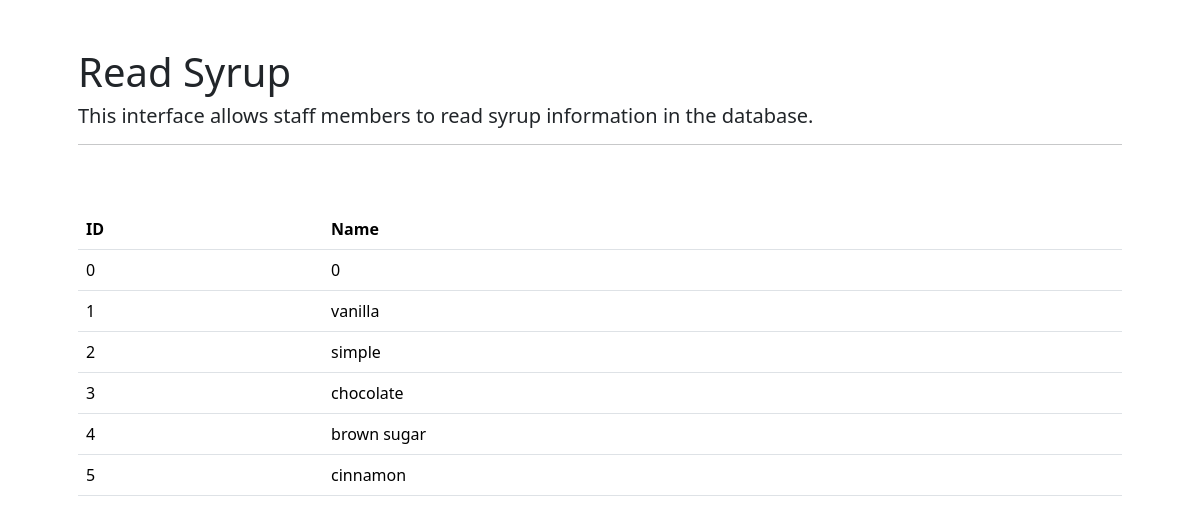
The app's page /final_project/read/read_syrup.php with its own data.
### tables this page shows
CREATE TABLE syrup (
  syrup_id INT NOT NULL,
  syrup_name VARCHAR(20) NOT NULL,
  PRIMARY KEY (syrup_id)
);

### final_project/read/read_syrup.php (the view, shortened to what this page needs)
<?php
require_once '../connect.php';
$q1 = "SELECT * FROM syrup";
$stmt = $conn->prepare($q1);
$stmt->execute($i);
?>
<!DOCTYPE HTML>
<html>
    <head>
         <link href="https://cdn.jsdelivr.net/npm/bootstrap@5.3.8/dist/css/bootstrap.min.css" rel="stylesheet">
    </head>
    <body>
    <div class="container p-5">
        <h1>Read Syrup</h1>
        <h5>This interface allows staff members to read syrup information in the database.</h5>
        <hr/>
        <br><br>
        <table class="table">
                <thead>
                    <tr>
                    <th>ID</th>
                    <th>Name</th>
                    </tr>
                </thead>
                <tbody>
                <?php
                    while($syrup = $stmt->fetch(PDO::FETCH_ASSOC)) { ?>
                    <tr>
                        <td><?php echo $syrup["syrup_id"];?></td>
                        <td><?php echo $syrup["syrup_name"];?></td>
                    </tr>
                <?php
                    } ?>
                </tbody>
                </table>
    </div>
    </body>
</html>

### records on screen
syrup: syrup_id "0", syrup_name "0"
syrup: syrup_id "1", syrup_name "vanilla"
syrup: syrup_id "2", syrup_name "simple"
syrup: syrup_id "3", syrup_name "chocolate"
syrup: syrup_id "4", syrup_name "brown sugar"
syrup: syrup_id "5", syrup_name "cinnamon"
